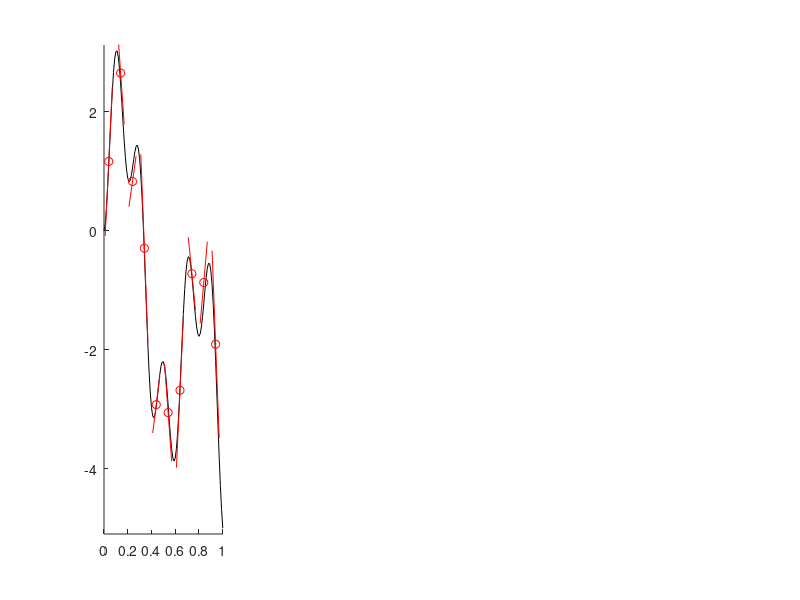

MATLAB code for this plot: (Note: this script raises an error after producing the figure.)
clc
clear all
close all

precision = 15;

%% path
addpath('../util/');

% mean function
addpath('../mean');

% covariance function
addpath('../cov/covSparseiso');

addpath('../cov/covisoDerObsUnstable');
addpath('../cov/covisoDerObsUnstable/covSEisoDerObsUnstable');
addpath('../cov/covisoDerObsUnstable/covMaterniso3DerObsUnstable');
addpath('../cov/covisoDerObsUnstable/covSparseisoDerObsUnstable');

addpath('../cov/covDerObs');
addpath('../cov/covDerObs/covSEisoDerObs');
addpath('../cov/covDerObs/covMaterniso3DerObs');
addpath('../cov/covDerObs/covSparseisoDerObs');

% likelihood function
addpath('../lik');

% inference method
addpath('../inf');


%% data
% function
f  = @(x) 2*sin(3*pi*x) - 2*x.^3 + x.^2 -3*x + 1 - sqrt(x) - cos(10*pi*x);
df = @(x) 6*pi*cos(3*pi*x) - 6*x.^2 + 2*x - 3 - 1./(2*sqrt(x)) + 10*pi*sin(10*pi*x);

% points
xs = (0:0.01:1)';
ys = feval(f, xs);

% observations
x = (0.04:0.1:0.95)';
% sn = 0.1; snd = 0.2;
% yy = feval(f, xx) + sn*randn(size(xx));
% dy = feval(df, xx) + snd*randn(size(xx));
y = [1.162470824949019; 2.649518079414324; 0.826178856519631; -0.296449902131397; -2.925889279464160; -3.059479729867036; -2.684443970935226; -0.724953106178071; -0.871446982536995; -1.909489684161842];
dy_dx = [41.704618124666638; -28.757549228476215; 14.122022625746855; -52.574386176465111; 15.885794730520876; -27.330344334593999; 43.308255238127209; -20.443387861589134; 22.877410410575429; -52.447400235726114];
 
% plot
figure('position', [0, 0, 1600, 400]);
subplot(1, 4, 1);
hold on
delta_x = 0.03;
plot(xs, ys, 'k-');
plot(x, y, 'or');
plot([x' - delta_x; x' + delta_x], [y' - dy_dx'*delta_x; y' + dy_dx'*delta_x], 'r-');
axis([0, 1, min(ys)-0.1, max(ys)+0.1]);

%% GP - Function Observations
% setting
mean_func = @meanZero;
cov_func = {@covSEiso};
% cov_func = {@covMaterniso, 3};
lik_func = @likGauss;
inf_method = @infExact;

% hyperparameter
ell = 0.5; sf = 1.5; sn = 0.1; 
hyp.cov = log([ell, sf]);
hyp.lik = log(sn);
[nlZ, dnlZ] = gp(hyp, inf_method, mean_func, cov_func, lik_func, x, y)
disp(['nlZ = ',                num2str(nlZ, precision)]);
disp(['dnlZ.cov.ell = ',       num2str(dnlZ.cov(1), precision)]);
disp(['dnlZ.cov.sf = ',        num2str(dnlZ.cov(2), precision)]);
disp(['dnlZ.lik.sigma_n = ',   num2str(dnlZ.lik(1), precision)]);

% training
hyp1 = minimize(hyp, @gp, -100, inf_method, mean_func, cov_func, lik_func, x, y);
[nlZ1, dnlZ1] = gp(hyp1, inf_method, mean_func, cov_func, lik_func, x, y);
disp(['hyp1.cov.ell = ',    	num2str(exp(hyp1.cov(1)), precision)]);
disp(['hyp1.cov.sf = ',      	num2str(exp(hyp1.cov(2)), precision)]);
disp(['hyp1.lik.sigma_n = ',  	num2str(exp(hyp1.lik(1)), precision)]);
disp(['nlZ1 = ',                num2str(nlZ1, precision)]);
disp(['dnlZ1.cov.ell = ',       num2str(dnlZ1.cov(1), precision)]);
disp(['dnlZ1.cov.sf = ',        num2str(dnlZ1.cov(2), precision)]);
disp(['dnlZ1.lik.sigma_n = ',   num2str(dnlZ1.lik(1), precision)]);

% prediction - regression
[dummy, dummy, fmu, fs2] = gp(hyp1, inf_method, mean_func, cov_func, lik_func, x, y, xs);

% plot
subplot(1, 4, 2);
hold on;
ff = [fmu+2*sqrt(fs2); flipdim(fmu-2*sqrt(fs2),1)]; 
fill([xs; flipdim(xs,1)], ff, [7 7 7]/8)
plot(xs, fmu, 'b-');
plot(xs, ys, 'k-');
plot(x, y, 'or');
axis([0, 1, min(ys)-0.1, max(ys)+0.1]);

% print
print_matrix_for_reference(x,   'x');
print_matrix_for_reference(y,   'y');
print_matrix_for_reference(xs,  'xs', 10);
print_matrix_for_reference(fmu, 'fmu', 10);
print_matrix_for_reference(fs2, 'fs2', 10);


%% GP - Derivative and Function Observations
% setting
mean_func = @meanZeroDerObs;
cov_func  = {@covSEisoDerObs};
lik_func  = @likGaussDerObs;
inf_method = @infExactDerObs;

% data
xxd = [zeros(length(x), 1), x;
       ones(length(x), 1),  x];
yyd = [y;
       dy_dx];
% xxd = [zeros(length(xx), 1), xx];
% yyd = [yy];

% hyperparameter
hyp.cov = log([ell, sf]);
hyp.lik = log([sn, sn]);

% training
hyp2 = minimize(hyp, @gp, -100, inf_method, mean_func, cov_func, lik_func, xxd, yyd);
[nlZ2, dnlZ2] = gp(hyp2, inf_method, mean_func, cov_func, lik_func, xxd, yyd);
disp(['hyp2.cov.ell = ',        num2str(exp(hyp2.cov(1)), precision)]);
disp(['hyp2.cov.sf = ',         num2str(exp(hyp2.cov(2)), precision)]);
disp(['hyp2.lik.sigma_n = ',    num2str(exp(hyp2.lik(1)), precision)]);
disp(['hyp2.lik.sigma_nd = ',   num2str(exp(hyp2.lik(2)), precision)]);
disp(['nlZ2 = ',                num2str(nlZ2, precision)]);
disp(['dnlZ2.cov.ell = ',       num2str(dnlZ2.cov(1), precision)]);
disp(['dnlZ2.cov.sf = ',        num2str(dnlZ2.cov(2), precision)]);
disp(['dnlZ2.lik.sigma_n = ',   num2str(dnlZ2.lik(1), precision)]);
disp(['dnlZ2.lik.sigma_nd = ',  num2str(dnlZ2.lik(2), precision)]);

% prediction - regression
[dummy, dummy, fmu, fs2] = gp(hyp2, inf_method, mean_func, cov_func, lik_func, xxd, yyd, xs);

% plot
subplot(1, 4, 3);
hold on;
ff = [fmu+2*sqrt(fs2); flipdim(fmu-2*sqrt(fs2),1)]; 
fill([xs; flipdim(xs,1)], ff, [7 7 7]/8)
plot(xs, fmu, 'b-');
plot(xs, ys, 'k-');
plot(x, y, 'or');
axis([0, 1, min(ys)-0.1, max(ys)+0.1]);

% print
print_matrix_for_reference(yyd, 'yyd');
print_matrix_for_reference(fmu, 'fmu', 10);
print_matrix_for_reference(fs2, 'fs2', 10);


%% GP - Derivative and Function Observations with Global GP
% global GP
global global_mean_func;
global global_cov_func;
global global_lik_func;
global global_inf_method;
global global_hyp;
global global_x;
global global_y;

% global_mean_func    = @meanZero;
% global_cov_func     = {@covSEiso}; %{@covMaterniso, 3}
% global_lik_func     = @likGauss;
% global_inf_method   = @infExact;
% global_hyp          = hyp1;
% global_x            = x;
% global_y            = y;

global_mean_func    = @meanZeroDerObs;
global_cov_func     = {@covSEisoDerObs};
global_lik_func     = @likGaussDerObs;
global_inf_method   = @infExactDerObs;
global_hyp          = hyp1;
global_hyp.lik(2)   = global_hyp.lik(1);
global_x            = [zeros(length(x), 1), x];
global_y            = y;

% local GP
mean_func = @meanGP; % Global GP 

% hyperparameter
hyp.cov = log([ell, sf]);
hyp.lik = log([sn, sn]);

% training
hyp3 = minimize(hyp, @gp, -100, inf_method, mean_func, cov_func, lik_func, xxd, yyd);
[nlZ3, dnlZ3] = gp(hyp3, inf_method, mean_func, cov_func, lik_func, xxd, yyd);
disp(['hyp3.cov.ell = ',        num2str(exp(hyp3.cov(1)), precision)]);
disp(['hyp3.cov.sf = ',         num2str(exp(hyp3.cov(2)), precision)]);
disp(['hyp3.lik.sigma_n = ',    num2str(exp(hyp3.lik(1)), precision)]);
disp(['hyp3.lik.sigma_nd = ',   num2str(exp(hyp3.lik(2)), precision)]);
disp(['nlZ3 = ',                num2str(nlZ3, precision)]);
disp(['dnlZ3.cov.ell = ',       num2str(dnlZ3.cov(1), precision)]);
disp(['dnlZ3.cov.sf = ',        num2str(dnlZ3.cov(2), precision)]);
disp(['dnlZ3.lik.sigma_n = ',   num2str(dnlZ3.lik(1), precision)]);
disp(['dnlZ3.lik.sigma_nd = ',  num2str(dnlZ3.lik(2), precision)]);

% prediction - regression
[dummy, dummy, fmu, fs2] = gp(hyp3, inf_method, mean_func, cov_func, lik_func, xxd, yyd, xs);

% plot
subplot(1, 4, 4);
hold on;
ff = [fmu+2*sqrt(fs2); flipdim(fmu-2*sqrt(fs2),1)]; 
fill([xs; flipdim(xs,1)], ff, [7 7 7]/8)
plot(xs, fmu, 'b-');
plot(xs, ys, 'k-');
plot(x, y, 'or');
axis([0, 1, min(ys)-0.1, max(ys)+0.1]);

% print
print_matrix_for_reference(yyd, 'yyd');
print_matrix_for_reference(fmu, 'fmu', 10);
print_matrix_for_reference(fs2, 'fs2', 10);